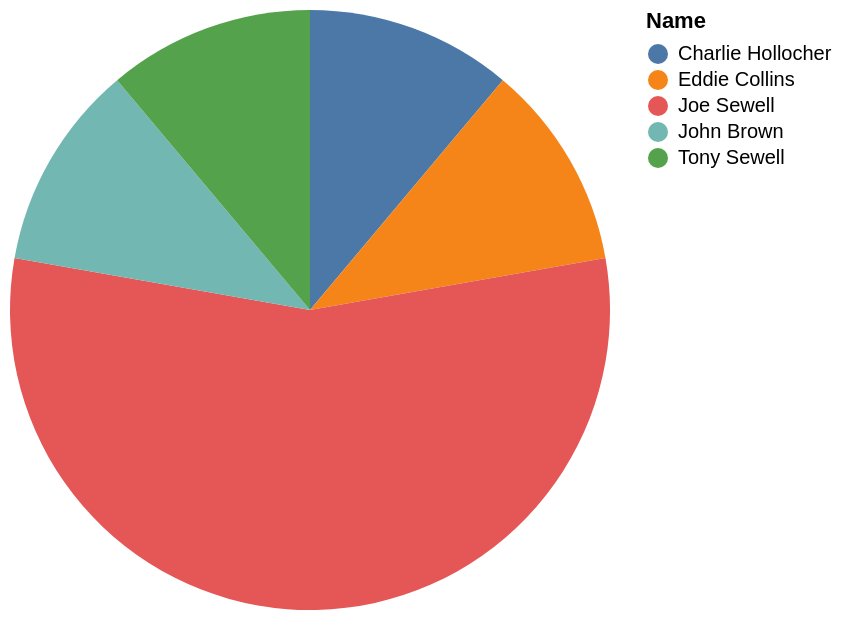

The Vega-Lite source for this figure:
### Vega-Lite specification from a JSON file in a GitHub repository (floating-point values rounded to 4 significant figures)
{"data": {"values": [{"x_data": "Charlie Hollocher", "y_data": 1}, {"x_data": "Eddie Collins", "y_data": 1}, {"x_data": "Joe Sewell", "y_data": 5}, {"x_data": "John Brown", "y_data": 1}, {"x_data": "Tony Sewell", "y_data": 1}]}, "mark": "arc", "encoding": {"theta": {"field": "y_data", "type": "quantitative", "title": "COUNT(Name)"}, "color": {"field": "x_data", "type": "nominal", "title": "Name"}}}
